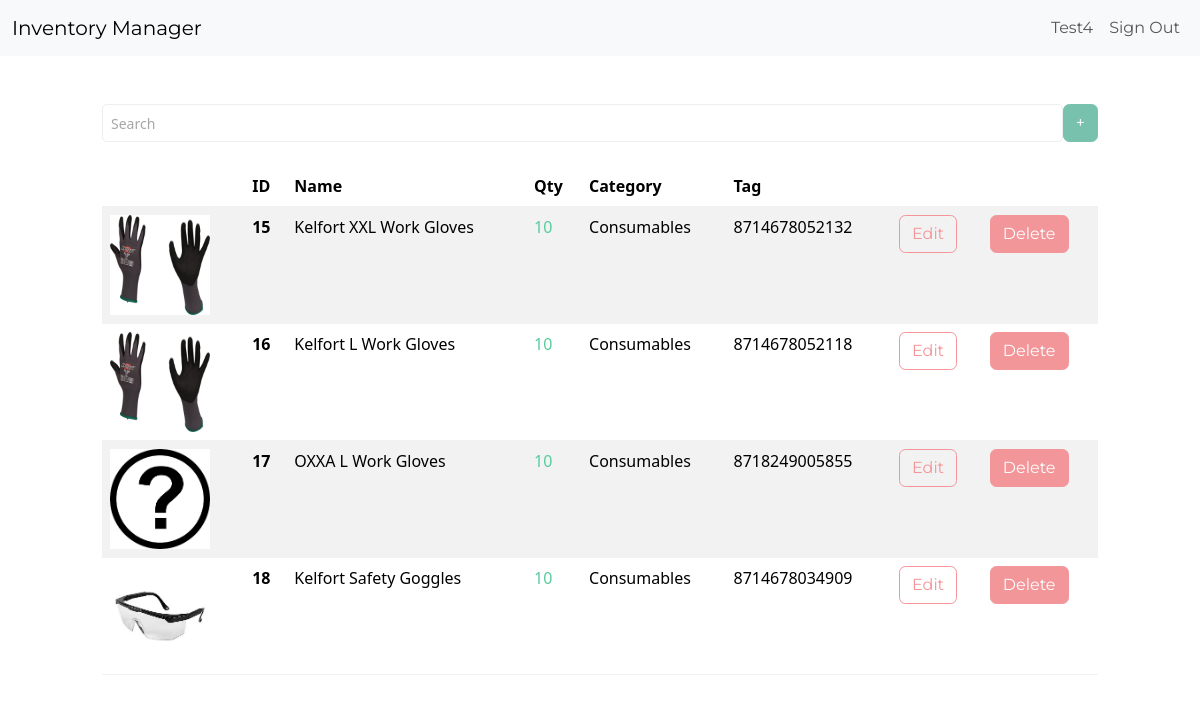
Screenshot of /dashboard/ (signed in) with the database file from the repository.
### inventory/models.py (models this page shows, shortened)
class InventoryItem(models.Model):
	name = models.CharField(max_length=200)
	quantity = models.IntegerField()
	tag = models.IntegerField()
	category = models.ForeignKey('Category', on_delete=models.SET_NULL, blank=True, null=True)
	date_created = models.DateTimeField(auto_now_add=True)
	user = models.ForeignKey(User, on_delete=models.CASCADE)
	image = models.ImageField(default='default.png', upload_to='items_img')

class Category(models.Model):
	name = models.CharField(max_length=200)
	class Meta:
		verbose_name_plural = 'categories'

### inventory/views.py (the view)
# urls.py: path('dashboard/', Dashboard.as_view(), name='dashboard'),
class Dashboard(LoginRequiredMixin, View):
	def get(self, request):
		items = InventoryItem.objects.all()#filter(user=self.request.user.id).order_by('id')
		low_inventory = InventoryItem.objects.filter(
		 	quantity__lte=LOW_QUANTITY
		 )
		if low_inventory.count() > 0:
			if low_inventory.count() > 1:
				messages.error(request, f'{low_inventory.count()} items have low inventory')
			else:
				messages.error(request, f'{low_inventory.count()} item has low inventory')
		low_inventory_ids = InventoryItem.objects.filter(
			quantity__lte=LOW_QUANTITY
		).values_list('id', flat=True)
		return render(request, 'inventory/dashboard.html', {'items': items, 'low_inventory_ids': low_inventory_ids})

### inventory/templates/inventory/dashboard.html (shortened to what this page needs)
{% extends 'inventory/base.html' %}
{% block content %}
<div class="row">
    <div class="col-md-10 col-12 mx-auto mt-5">
        <div class="d-flex justify-content-end">
            <input
                type="search"
                class="form-control form-control-sm"
                placeholder="Search"
                id="myInput"
            />
            <a href="{% url 'add-item' %}" class="btn btn-primary">+</a>
        </div>
        <br />
        <table class="table table-hover table-striped display">
            <thead>
                <tr>
                    <th scope="col"></th>
                    <th scope="col">ID</th>
                    <th scope="col">Name</th>
                    <th scope="col">Qty</th>
                    <th scope="col">Category</th>
                    <th scope="col">Tag</th>
                    <th scope="col"></th>
                    <th scope="col"></th>
                </tr>
            </thead>
            <tbody id="datatable">
                 {% for item in items %}
                <tr>
                    <td>
                        <img
                            src="{{ item.image.url }}"
                            width="100"
                            ,
                            height="100"
                        />
                    </td>
                    <th scope="row">{{ item.id }}</th>
                    <td>{{ item.name }}</td>
                    {% if item.id in low_inventory_ids %}
                    <td class="text-danger">{{ item.quantity }}</td>
                    {% else %}
                    <td class="text-success">{{ item.quantity }}</td>
                    {% endif %}
                    <td>{{ item.category.name }}</td>
                    <td>{{ item.tag }}</td>
                    <td>
                        <a
                            href="{% url 'edit-item' item.id %}"
                            class="btn btn-outline-secondary"
                            >Edit</a
                        >
                    </td>
                    <td>
                        <a
                            href="{% url 'delete-item' item.id %}"
                            class="btn btn-secondary"
                            >Delete</a
                        >
                    </td>
                </tr>
                {% endfor %}
            </tbody>
        </table>
    </div>
</div>
{% endblock content %}

### inventory/templates/inventory/navigation.html (shortened to what this page needs)
<nav class="navbar navbar-expand-lg bg-light">
    <div class="container-fluid">
        <a class="navbar-brand" href="{% url 'index' %}">Inventory Manager</a>
        <div
            class="collapse navbar-collapse justify-content-end"
            id="navbarNav"
        >
            <ul class="navbar-nav">
                {% if user.is_authenticated %}
                <li class="nav-item">
                    <a class="nav-link" href="#">{{ user.username }}</a>
                </li>
                <li class="nav-item">
                    <a class="nav-link" href="{% url 'logout' %}">Sign Out</a>
                </li>
                {% endif %}
            </ul>
        </div>
    </div>
</nav>

### rows the page displays
InventoryItem: image (picture), id "15", name "Kelfort XXL Work Gloves", quantity "10", category.name "Consumables", tag "8714678052132"
InventoryItem: image (picture), id "16", name "Kelfort L Work Gloves", quantity "10", category.name "Consumables", tag "8714678052118"
InventoryItem: image (placeholder picture), id "17", name "OXXA L Work Gloves", quantity "10", category.name "Consumables", tag "8718249005855"
InventoryItem: image (picture), id "18", name "Kelfort Safety Goggles", quantity "10", category.name "Consumables", tag "8714678034909"

### other values shown
{{ user.username }} "Test4"
